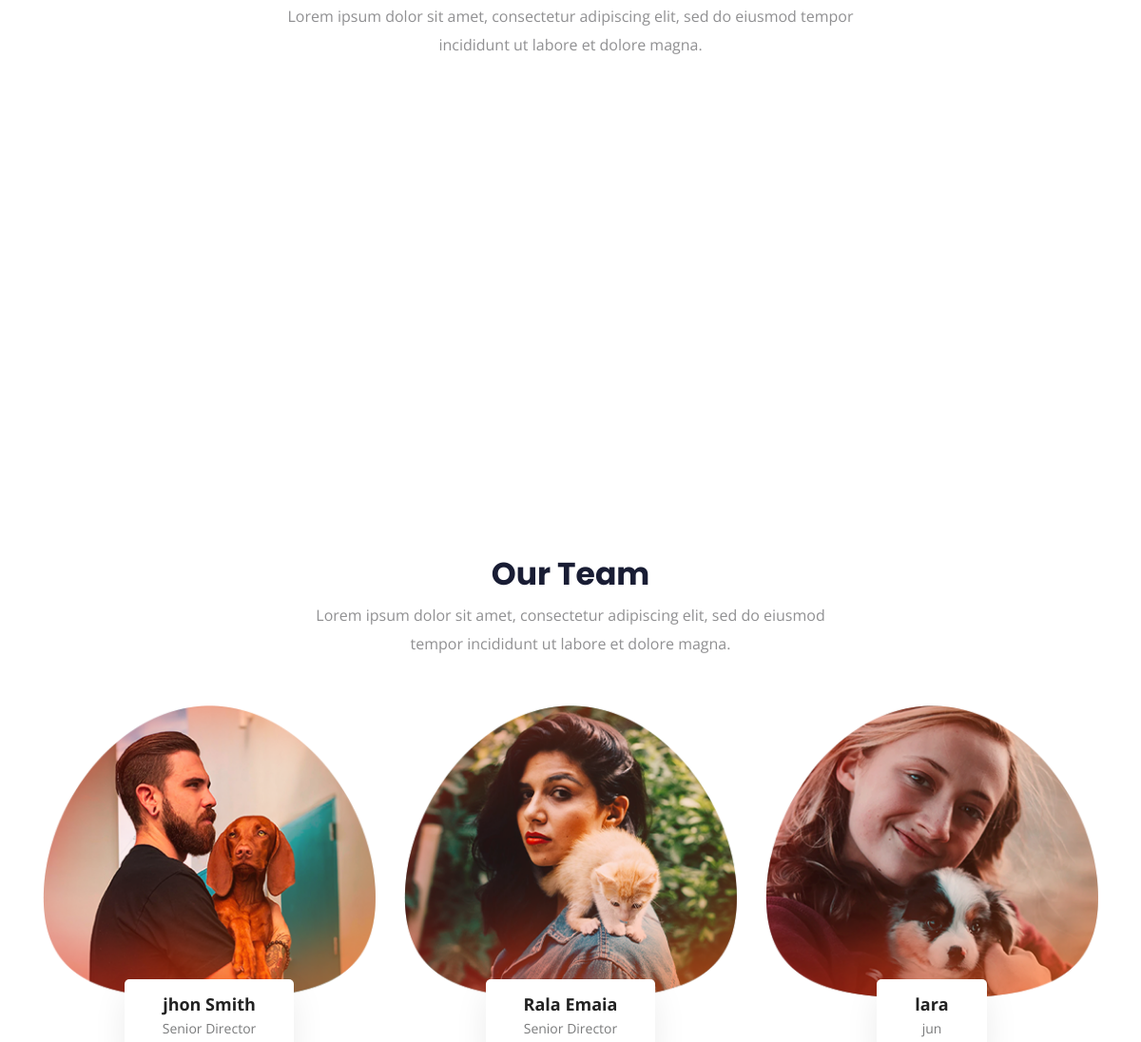
The page /service/ (middle part) on the database as committed earlier.
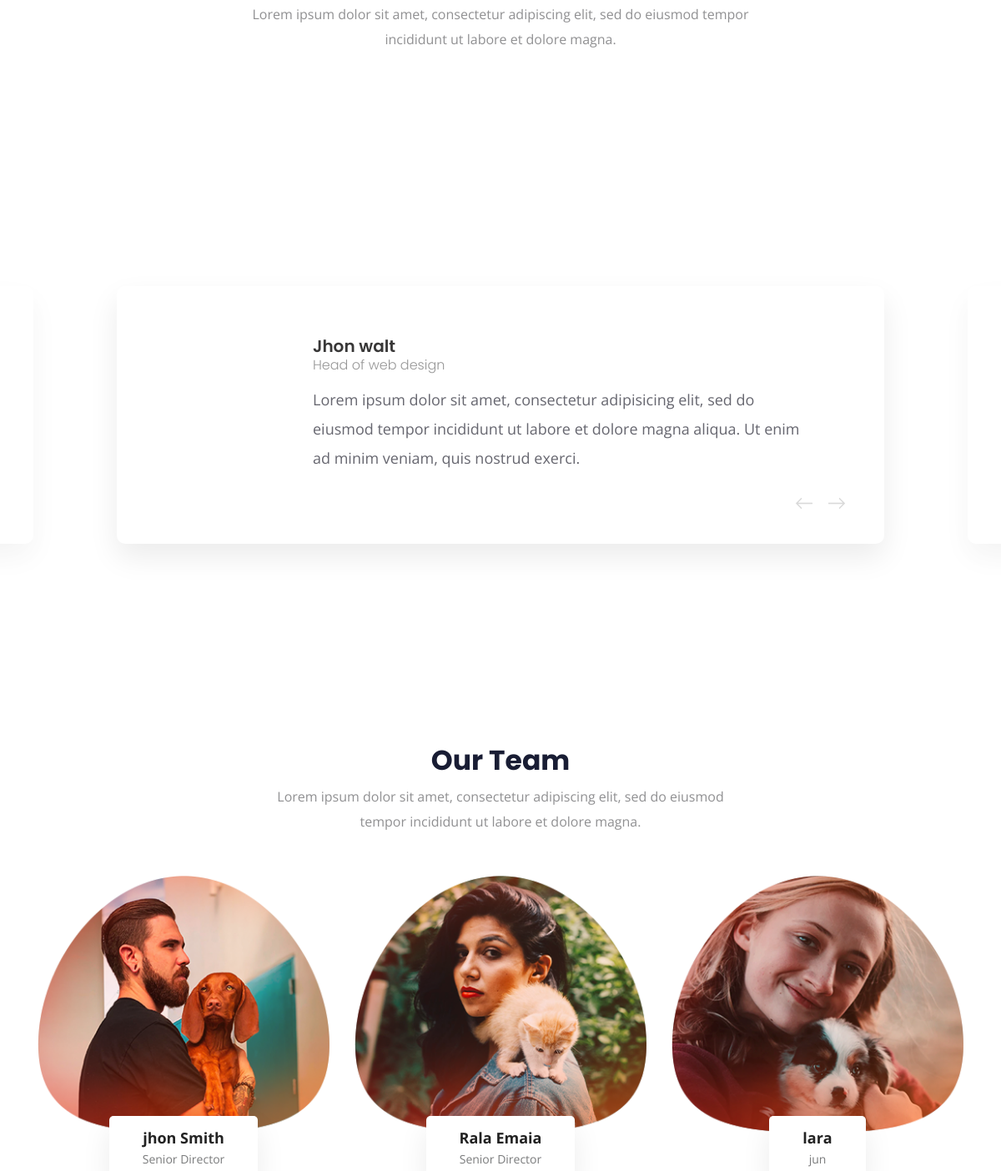
The same page on the database as committed later.
### corm/models.py (models this page shows, shortened)
class Team(models.Model):
    name = models.CharField(
        max_length=32,
        verbose_name='имя'
    )
    title = models.CharField(
        max_length=16,
        verbose_name='должность'
    )
    is_published = models.BooleanField(
        default=True,
        verbose_name='публикация'
    )
    image = models.ImageField(
        upload_to='index/',
        verbose_name='картинка',
    )
    about_image = models.ImageField(
        upload_to='about/',
        verbose_name='картинка-номер',
        null=True,
        blank=True
    )
    category = models.ForeignKey(
        'Category',
        on_delete=models.CASCADE,
        verbose_name='категория'
    )
    class Meta:
        db_table = 'corm_team'
        verbose_name = 'команда'
        verbose_name_plural = 'команда'

class Comment(models.Model):
    name = models.CharField(
        max_length=16,
        verbose_name='имя'
    )
    permission = models.CharField(
        max_length=32,
        verbose_name='должность'
    )
    title = models.CharField(
        max_length=256,
        verbose_name='описание'
    )
    image = models.ImageField(
        upload_to='index/',
        verbose_name='картинка'
    )
    category = models.ForeignKey(
        'Category',
        on_delete=models.CASCADE,
        verbose_name='категория'
    )
    is_published = models.BooleanField(
        default=True,
        verbose_name='публикация'
    )

### corm/views.py (the view, shortened to what this page needs)
# urls.py: path('service/', ServiceTemplateView.as_view(), name='services'),
class ServiceTemplateView(BaseMixin, TemplateView):
    template_name = 'main/service.html'
    def get_context_data(self, **kwargs):
        context = super(ServiceTemplateView, self).get_context_data()
        context['teams'] = Team.objects.all()
        context['com'] = Comment.objects.all()
        context['product'] = Product.objects.all()
        context.update(self.context)
        return context

### templates/main/service.html (shortened to what this page needs)
{% load static %}
<!doctype html>
<html class="no-js" lang="zxx">
<head>
    <link rel="stylesheet" href="{% static 'css/bootstrap.min.css' %}">
    <link rel="stylesheet" href="{% static 'css/owl.carousel.min.css' %}">
    <link rel="stylesheet" href="{% static 'css/magnific-popup.css' %}">
    <link rel="stylesheet" href="{% static 'css/font-awesome.min.css' %}">
    <link rel="stylesheet" href="{% static 'css/themify-icons.css' %}">
    <link rel="stylesheet" href="{% static 'css/nice-select.css' %}">
    <link rel="stylesheet" href="{% static 'css/flaticon.css' %}">
    <link rel="stylesheet" href="{% static 'css/gijgo.css' %}">
    <link rel="stylesheet" href="{% static 'css/animate.css' %}">
    <link rel="stylesheet" href="{% static 'css/slicknav.css' %}">
    <link rel="stylesheet" href="{% static 'css/style.css' %}">
</head>
<body>
    <div class="service_area">
        <div class="container">
            <div class="row justify-content-center ">
                <div class="col-lg-7 col-md-10">
                    <div class="section_title text-center mb-95">
                        <p>Lorem ipsum dolor sit amet, consectetur adipiscing elit, sed do eiusmod tempor incididunt ut labore et dolore magna.</p>
                    </div>
                </div>
            </div>
        </div>
    </div>
    <div class="testmonial_area">
        <div class="container">
            <div class="row justify-content-center">
                <div class="col-lg-10">
                    <div class="textmonial_active owl-carousel">
                        {% for comment in com %}
                        <div class="testmonial_wrap">
                            <div class="single_testmonial d-flex align-items-center">
                                <div class="test_thumb">
                                </div>
                                <div class="test_content">
                                    <h4>{{ comment.name }}</h4>
                                    <span>{{ comment.permission }}</span>
                                    <p>{{ comment.title }}</p>
                                </div>
                            </div>
                        </div>
                        {% endfor %}
                    </div>
                </div>
            </div>
        </div>
    </div>
    <div class="team_area">
        <div class="container">
            <div class="row justify-content-center ">
                <div class="col-lg-6 col-md-10">
                    <div class="section_title text-center mb-95">
                        <h3>Our Team</h3>
                        <p>Lorem ipsum dolor sit amet, consectetur adipiscing elit, sed do eiusmod tempor incididunt ut labore et dolore magna.</p>
                    </div>
                </div>
            </div>
            <div class="row justify-content-center">
                {% for near in teams %}
                <div class="col-lg-4 col-md-6">
                    <div class="single_team">
                        <div class="thumb">
                            <img src="{{ near.image.url }}" alt="">
                        </div>
                        <div class="member_name text-center">
                            <div class="mamber_inner">
                                <h4>{{ near.name }}</h4>
                                <p>{{ near.title }}</p>
                            </div>
                        </div>
                    </div>
                </div>
                {% endfor %}
            </div>
        </div>
    </div>
</body>
</html>

Rows that differ between the two databases and show on the page:
added Comment: name "Jhon walt", permission "Head of web design", title "Lorem ipsum dolor sit amet, consectetur adipisicing elit, sed do eiusmod tempor incididunt ut labore et dolore magna aliqua. Ut enim ad minim veniam, quis nostrud exerci."
